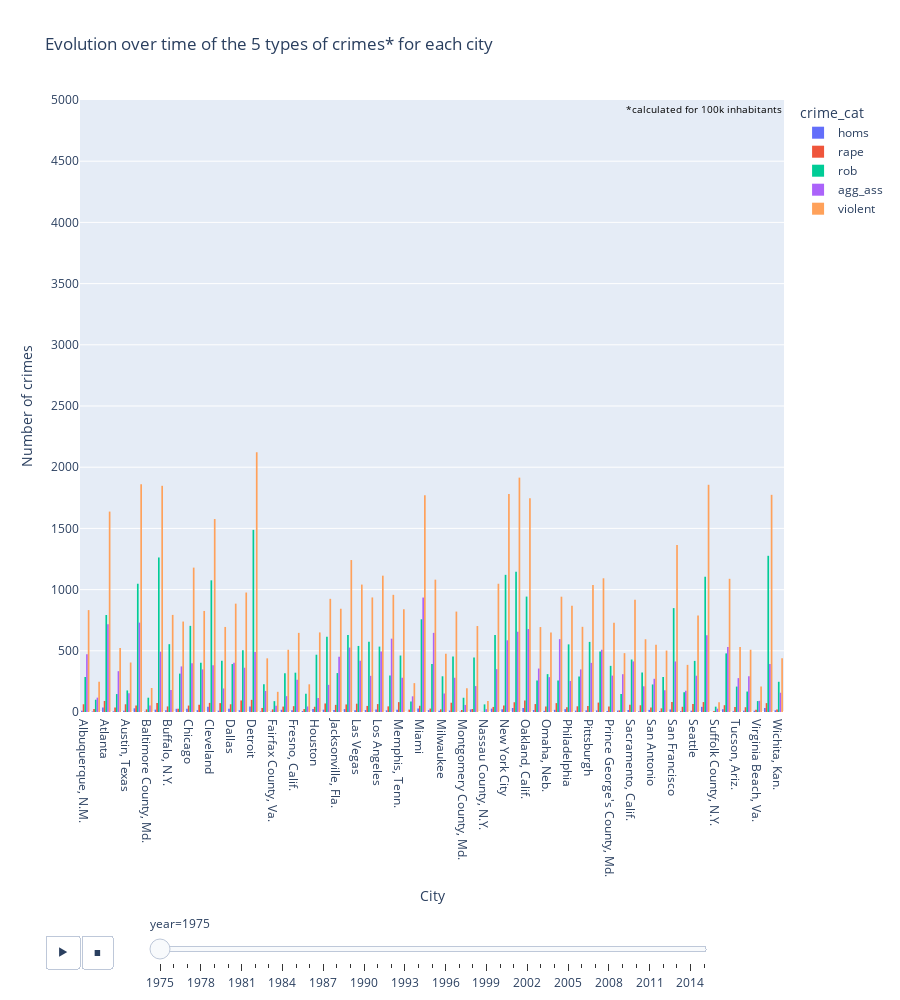

Notebook cell for this chart:
### Code cell
fig = px.histogram(df_agg, x="city",y="nb_crime",
                   histnorm="",
                   title='Evolution over time of the 5 types of crimes* for each city ',
                   labels={
                     "city": "City",
                     "nb_crime": "Number of crimes"},
                   color='crime_cat', barmode='group',
                   height=1000,animation_frame='year',
                   category_orders = {'year' : ['1975',	'1976',	'1977','1978','1979','1980','1981','1982','1983','1984','1985','1986',
                                                '1987','1988',	'1989','1990','1991','1992','1993','1994','1995','1996','1997','1998',
                                                '1999','2000','2001','2002','2003','2004','2005','2006','2007','2008','2009','2010','2011'
                                                ,'2012','2013','2014','2015']},
                   range_y =[0, 5000])

# Animation duration
fig.layout.updatemenus[0].buttons[0].args[1]["frame"]["duration"] = 400
# position bar
fig['layout']['sliders'][0]['pad']=dict(r= 70, t= 200)
# position the buttons 
fig.update_layout(updatemenus=[dict(type='buttons',
                  showactive=False,
                  y=-0.25,
                  x=-0.05,
                  xanchor='left',
                  yanchor='top')
                        ])
fig.update_yaxes(dtick=500)
annotation = {
    'xref': 'paper',  
    'yref': 'paper',  
    'x': 1.0, 
    'y': 1.0, 
    'text': '*calculated for 100k inhabitants',
    'showarrow': False,
    'arrowhead': 0,
    'font': {'size': 10, 'color': 'black'},
    'font_family' : 'Open Sans'
}
fig.update_layout({'annotations': [annotation]})
fig.for_each_trace(lambda t: t.update(hovertemplate=t.hovertemplate.replace("weighted by", "")))
fig.for_each_yaxis(lambda a: a.update(title_text=a.title.text.replace("weighted by", "")))
fig.show()

### Figure 1 — Plotly figure (JSON) as saved in the notebook; plotly's stock layout.template omitted (floating-point values rounded to 4 significant figures)
{"data": [{"alignmentgroup": "True", "bingroup": "x", "histfunc": "sum", "histnorm": "", "hovertemplate": "crime_cat=homs<br>year=1975<br>City=%{x}<br>  Number of crimes=%{y}<extra></extra>", "legendgroup": "homs", "marker": {"color": "#636efa", "pattern": {"shape": ""}}, "name": "homs", "offsetgroup": "homs", "orientation": "v", "showlegend": true, "type": "histogram", "x": ["Albuquerque, N.M.", "Arlington, Texas", "Atlanta", "Aurora, Colo.", "Austin, Texas", "Baltimore", "Baltimore County, Md.", "Boston", "Buffalo, N.Y.", "Charlotte-Mecklenburg, N.C.", "Chicago", "Cincinnati", "Cleveland", "Columbus, Ohio", "Dallas", "Denver", "Detroit", "El Paso, Texas", "Fairfax County, Va.", "Fort Worth, Texas", "Fresno, Calif.", "Honolulu", "Houston", "Indianapolis", "Jacksonville, Fla.", "Kansas City, Mo.", "Las Vegas", "Long Beach, Calif.", "Los Angeles", "Los Angeles County, Calif.", "Memphis, Tenn.", "Mesa, Ariz.", "Miami", "Miami-Dade County, Fla.", "Milwaukee", "Minneapolis", "Montgomery County, Md.", "Nashville, Tenn.", "Nassau County, N.Y.", "New Orleans", "New York City", "Newark, N.J.", "Oakland, Calif.", "Oklahoma City", "Omaha, Neb.", "Orlando, Fla.", "Philadelphia", "Phoenix", "Pittsburgh", "Portland, Ore.", "Prince George's County, Md.", "Raleigh, N.C.", "Sacramento, Calif.", "Salt Lake City", "San Antonio", "San Diego", "San Francisco", "San Jose", "Seattle", "St. Louis, Mo.", "Suffolk County, N.Y.", "Tampa, Fla.", "Tucson, Ariz.", "Tulsa, Okla.", "Virginia Beach, Va.", "Washington, D.C.", "Wichita, Kan."], "xaxis": "x", "y": [10.48, 4.445, 37.71, 6.001, 10.99, 29.97, 3.893, 19.31, 14.92, 25.94, 25.97, 14.77, 43.64, 10.82, 27.41, 14.56, 44.19, 5.691, 4.304, 18.1, 14.16, 8.224, 25.29, 18.87, 16.77, 23.31, 14.85, 15.85, 20.29, 13.49, 18.56, 1.767, 27.94, 15.17, 10.38, 11.59, 3.83, 20.69, 1.636, 27.63, 22.16, 32.74, 32.86, 15.88, 9.198, 17.73, 23.1, 11.23, 13.15, 12.86, 8.078, 11.34, 15.97, 6.111, 17.04, 8.326, 20.6, 7.281, 10.33, 42.18, 1.068, 23.02, 6.755, 11.22, 10.13, 32.82, 13.89], "yaxis": "y"}, {"alignmentgroup": "True", "bingroup": "x", "histfunc": "sum", "histnorm": "", "hovertemplate": "crime_cat=rape<br>year=1975<br>City=%{x}<br>  Number of crimes=%{y}<extra></extra>", "legendgroup": "rape", "marker": {"color": "#EF553B", "pattern": {"shape": ""}}, "name": "rape", "offsetgroup": "rape", "orientation": "v", "showlegend": true, "type": "histogram", "x": ["Albuquerque, N.M.", "Arlington, Texas", "Atlanta", "Aurora, Colo.", "Austin, Texas", "Baltimore", "Baltimore County, Md.", "Boston", "Buffalo, N.Y.", "Charlotte-Mecklenburg, N.C.", "Chicago", "Cincinnati", "Cleveland", "Columbus, Ohio", "Dallas", "Denver", "Detroit", "El Paso, Texas", "Fairfax County, Va.", "Fort Worth, Texas", "Fresno, Calif.", "Honolulu", "Houston", "Indianapolis", "Jacksonville, Fla.", "Kansas City, Mo.", "Las Vegas", "Long Beach, Calif.", "Los Angeles", "Los Angeles County, Calif.", "Memphis, Tenn.", "Mesa, Ariz.", "Miami", "Miami-Dade County, Fla.", "Milwaukee", "Minneapolis", "Montgomery County, Md.", "Nashville, Tenn.", "Nassau County, N.Y.", "New Orleans", "New York City", "Newark, N.J.", "Oakland, Calif.", "Oklahoma City", "Omaha, Neb.", "Orlando, Fla.", "Philadelphia", "Phoenix", "Pittsburgh", "Portland, Ore.", "Prince George's County, Md.", "Raleigh, N.C.", "Sacramento, Calif.", "Salt Lake City", "San Antonio", "San Diego", "San Francisco", "San Jose", "Seattle", "St. Louis, Mo.", "Suffolk County, N.Y.", "Tampa, Fla.", "Tucson, Ariz.", "Tulsa, Okla.", "Virginia Beach, Va.", "Washington, D.C.", "Wichita, Kan."], "xaxis": "x", "y": [63.23, 24.89, 90.3, 37.72, 63.25, 53.58, 21.33, 73.52, 45.47, 27.09, 52.6, 60.23, 74.4, 72.63, 63.26, 94.46, 99.41, 33.06, 21.32, 44.32, 47.59, 23.96, 42.85, 69.72, 58.22, 61.75, 67.82, 49.6, 64.76, 46.05, 80.59, 19.44, 50.75, 28.07, 21.65, 75.73, 16.93, 24.47, 2.999, 41.44, 52.08, 79.7, 93.56, 64.83, 45.48, 72.6, 38.02, 46.55, 49.47, 76.92, 45.83, 13.34, 58.94, 55, 35.77, 29.79, 81.64, 42.59, 64.35, 81.2, 7.391, 55.65, 40.23, 39.13, 17.5, 72.63, 20.44], "yaxis": "y"}, {"alignmentgroup": "True", "bingroup": "x", "histfunc": "sum", "histnorm": "", "hovertemplate": "crime_cat=rob<br>year=1975<br>City=%{x}<br>  Number of crimes=%{y}<extra></extra>", "legendgroup": "rob", "marker": {"color": "#00cc96", "pattern": {"shape": ""}}, "name": "rob", "offsetgroup": "rob", "orientation": "v", "showlegend": true, "type": "histogram", "x": ["Albuquerque, N.M.", "Arlington, Texas", "Atlanta", "Aurora, Colo.", "Austin, Texas", "Baltimore", "Baltimore County, Md.", "Boston", "Buffalo, N.Y.", "Charlotte-Mecklenburg, N.C.", "Chicago", "Cincinnati", "Cleveland", "Columbus, Ohio", "Dallas", "Denver", "Detroit", "El Paso, Texas", "Fairfax County, Va.", "Fort Worth, Texas", "Fresno, Calif.", "Honolulu", "Houston", "Indianapolis", "Jacksonville, Fla.", "Kansas City, Mo.", "Las Vegas", "Long Beach, Calif.", "Los Angeles", "Los Angeles County, Calif.", "Memphis, Tenn.", "Mesa, Ariz.", "Miami", "Miami-Dade County, Fla.", "Milwaukee", "Minneapolis", "Montgomery County, Md.", "Nashville, Tenn.", "Nassau County, N.Y.", "New Orleans", "New York City", "Newark, N.J.", "Oakland, Calif.", "Oklahoma City", "Omaha, Neb.", "Orlando, Fla.", "Philadelphia", "Phoenix", "Pittsburgh", "Portland, Ore.", "Prince George's County, Md.", "Raleigh, N.C.", "Sacramento, Calif.", "Salt Lake City", "San Antonio", "San Diego", "San Francisco", "San Jose", "Seattle", "St. Louis, Mo.", "Suffolk County, N.Y.", "Tampa, Fla.", "Tucson, Ariz.", "Tulsa, Okla.", "Virginia Beach, Va.", "Washington, D.C.", "Wichita, Kan."], "xaxis": "x", "y": [286.1, 100.5, 792.3, 146.6, 176.1, 1048.0, 116.8, 1262.0, 554.1, 313.6, 703.8, 402.7, 1076.0, 419.3, 391.6, 505.4, 1488.0, 227.6, 88.75, 316.6, 321.2, 148.9, 468.0, 614.2, 318.2, 629.9, 539.8, 574.9, 534.5, 298.7, 461.4, 86.59, 757.5, 391.4, 291.8, 453.4, 116.5, 445.5, 62.34, 628.7, 1121.0, 1147.0, 943.0, 258.3, 309.4, 256.6, 552.5, 290.1, 572.8, 493.9, 377.0, 147.4, 428.9, 323.3, 225.0, 286.1, 848.8, 161.5, 417.7, 1105.0, 43.61, 478.9, 207.6, 167.1, 89.32, 1276.0, 246.9], "yaxis": "y"}, {"alignmentgroup": "True", "bingroup": "x", "histfunc": "sum", "histnorm": "", "hovertemplate": "crime_cat=agg_ass<br>year=1975<br>City=%{x}<br>  Number of crimes=%{y}<extra></extra>", "legendgroup": "agg_ass", "marker": {"color": "#ab63fa", "pattern": {"shape": ""}}, "name": "agg_ass", "offsetgroup": "agg_ass", "orientation": "v", "showlegend": true, "type": "histogram", "x": ["Albuquerque, N.M.", "Arlington, Texas", "Atlanta", "Aurora, Colo.", "Austin, Texas", "Baltimore", "Baltimore County, Md.", "Boston", "Buffalo, N.Y.", "Charlotte-Mecklenburg, N.C.", "Chicago", "Cincinnati", "Cleveland", "Columbus, Ohio", "Dallas", "Denver", "Detroit", "El Paso, Texas", "Fairfax County, Va.", "Fort Worth, Texas", "Fresno, Calif.", "Honolulu", "Houston", "Indianapolis", "Jacksonville, Fla.", "Kansas City, Mo.", "Las Vegas", "Long Beach, Calif.", "Los Angeles", "Los Angeles County, Calif.", "Memphis, Tenn.", "Mesa, Ariz.", "Miami", "Miami-Dade County, Fla.", "Milwaukee", "Minneapolis", "Montgomery County, Md.", "Nashville, Tenn.", "Nassau County, N.Y.", "New Orleans", "New York City", "Newark, N.J.", "Oakland, Calif.", "Oklahoma City", "Omaha, Neb.", "Orlando, Fla.", "Philadelphia", "Phoenix", "Pittsburgh", "Portland, Ore.", "Prince George's County, Md.", "Raleigh, N.C.", "Sacramento, Calif.", "Salt Lake City", "San Antonio", "San Diego", "San Francisco", "San Jose", "Seattle", "St. Louis, Mo.", "Suffolk County, N.Y.", "Tampa, Fla.", "Tucson, Ariz.", "Tulsa, Okla.", "Virginia Beach, Va.", "Washington, D.C.", "Wichita, Kan."], "xaxis": "x", "y": [472.7, 117.4, 717.1, 333.5, 154.1, 730.1, 54.04, 492.8, 178.8, 372.4, 397.3, 348.0, 382.5, 192.0, 403.0, 361.7, 489.6, 172.1, 50.62, 129.6, 263.5, 45.23, 114.2, 221.9, 450.4, 526.5, 418.6, 295.5, 494.3, 599.1, 279.2, 128.1, 935.2, 646.7, 151.3, 279.7, 57.65, 211.7, 23.26, 350.0, 585.8, 655.8, 677.4, 355.1, 284.9, 595.2, 253.6, 348.0, 401.4, 508.7, 297.3, 308.8, 413.3, 210, 271.3, 177.8, 412.7, 173.8, 296.3, 627.9, 27.1, 530.7, 276.9, 291.1, 91.16, 392.7, 157.4], "yaxis": "y"}, {"alignmentgroup": "True", "bingroup": "x", "histfunc": "sum", "histnorm": "", "hovertemplate": "crime_cat=violent<br>year=1975<br>City=%{x}<br>  Number of crimes=%{y}<extra></extra>", "legendgroup": "violent", "marker": {"color": "#FFA15A", "pattern": {"shape": ""}}, "name": "violent", "offsetgroup": "violent", "orientation": "v", "showlegend": true, "type": "histogram", "x": ["Albuquerque, N.M.", "Arlington, Texas", "Atlanta", "Aurora, Colo.", "Austin, Texas", "Baltimore", "Baltimore County, Md.", "Boston", "Buffalo, N.Y.", "Charlotte-Mecklenburg, N.C.", "Chicago", "Cincinnati", "Cleveland", "Columbus, Ohio", "Dallas", "Denver", "Detroit", "El Paso, Texas", "Fairfax County, Va.", "Fort Worth, Texas", "Fresno, Calif.", "Honolulu", "Houston", "Indianapolis", "Jacksonville, Fla.", "Kansas City, Mo.", "Las Vegas", "Long Beach, Calif.", "Los Angeles", "Los Angeles County, Calif.", "Memphis, Tenn.", "Mesa, Ariz.", "Miami", "Miami-Dade County, Fla.", "Milwaukee", "Minneapolis", "Montgomery County, Md.", "Nashville, Tenn.", "Nassau County, N.Y.", "New Orleans", "New York City", "Newark, N.J.", "Oakland, Calif.", "Oklahoma City", "Omaha, Neb.", "Orlando, Fla.", "Philadelphia", "Phoenix", "Pittsburgh", "Portland, Ore.", "Prince George's County, Md.", "Raleigh, N.C.", "Sacramento, Calif.", "Salt Lake City", "San Antonio", "San Diego", "San Francisco", "San Jose", "Seattle", "St. Louis, Mo.", "Suffolk County, N.Y.", "Tampa, Fla.", "Tucson, Ariz.", "Tulsa, Okla.", "Virginia Beach, Va.", "Washington, D.C.", "Wichita, Kan."], "xaxis": "x", "y": [832.5, 247.2, 1637.0, 523.8, 404.5, 1862.0, 196.1, 1848.0, 793.3, 739.0, 1180.0, 825.6, 1576.0, 694.8, 885.3, 976.1, 2121.0, 438.5, 165.0, 508.6, 646.5, 226.3, 650.3, 924.7, 843.6, 1241.0, 1041.0, 935.9, 1114.0, 957.3, 839.8, 235.9, 1771.0, 1081.0, 475.1, 820.5, 194.9, 702.4, 90.24, 1048.0, 1781.0, 1915.0, 1747.0, 694.1, 649.0, 942.1, 867.2, 695.9, 1037.0, 1092.0, 728.2, 480.9, 917.1, 594.4, 549.2, 502.0, 1364.0, 385.2, 788.7, 1856.0, 79.17, 1088.0, 531.6, 508.6, 208.1, 1774.0, 438.6], "yaxis": "y"}], "layout": {"annotations": [{"arrowhead": 0, "font": {"color": "black", "family": "Open Sans", "size": 10}, "showarrow": false, "text": "*calculated for 100k inhabitants", "x": 1, "xref": "paper", "y": 1, "yref": "paper"}], "barmode": "group", "height": 1000, "legend": {"title": {"text": "crime_cat"}, "tracegroupgap": 0}, "sliders": [{"active": 0, "currentvalue": {"prefix": "year="}, "len": 0.9, "pad": {"r": 70, "t": 200}, "steps": [{"args": [["1975"], {"frame": {"duration": 0, "redraw": true}, "fromcurrent": true, "mode": "immediate", "transition": {"duration": 0, "easing": "linear"}}], "label": "1975", "method": "animate"}, {"args": [["1976"], {"frame": {"duration": 0, "redraw": true}, "fromcurrent": true, "mode": "immediate", "transition": {"duration": 0, "easing": "linear"}}], "label": "1976", "method": "animate"}, {"args": [["1977"], {"frame": {"duration": 0, "redraw": true}, "fromcurrent": true, "mode": "immediate", "transition": {"duration": 0, "easing": "linear"}}], "label": "1977", "method": "animate"}, {"args": [["1978"], {"frame": {"duration": 0, "redraw": true}, "fromcurrent": true, "mode": "immediate", "transition": {"duration": 0, "easing": "linear"}}], "label": "1978", "method": "animate"}, {"args": [["1979"], {"frame": {"duration": 0, "redraw": true}, "fromcurrent": true, "mode": "immediate", "transition": {"duration": 0, "easing": "linear"}}], "label": "1979", "method": "animate"}, {"args": [["1980"], {"frame": {"duration": 0, "redraw": true}, "fromcurrent": true, "mode": "immediate", "transition": {"duration": 0, "easing": "linear"}}], "label": "1980", "method": "animate"}, {"args": [["1981"], {"frame": {"duration": 0, "redraw": true}, "fromcurrent": true, "mode": "immediate", "transition": {"duration": 0, "easing": "linear"}}], "label": "1981", "method": "animate"}, {"args": [["1982"], {"frame": {"duration": 0, "redraw": true}, "fromcurrent": true, "mode": "immediate", "transition": {"duration": 0, "easing": "linear"}}], "label": "1982", "method": "animate"}, {"args": [["1983"], {"frame": {"duration": 0, "redraw": true}, "fromcurrent": true, "mode": "immediate", "transition": {"duration": 0, "easing": "linear"}}], "label": "1983", "method": "animate"}, {"args": [["1984"], {"frame": {"duration": 0, "redraw": true}, "fromcurrent": true, "mode": "immediate", "transition": {"duration": 0, "easing": "linear"}}], "label": "1984", "method": "animate"}, {"args": [["1985"], {"frame": {"duration": 0, "redraw": true}, "fromcurrent": true, "mode": "immediate", "transition": {"duration": 0, "easing": "linear"}}], "label": "1985", "method": "animate"}, {"args": [["1986"], {"frame": {"duration": 0, "redraw": true}, "fromcurrent": true, "mode": "immediate", "transition": {"duration": 0, "easing": "linear"}}], "label": "1986", "method": "animate"}, {"args": [["1987"], {"frame": {"duration": 0, "redraw": true}, "fromcurrent": true, "mode": "immediate", "transition": {"duration": 0, "easing": "linear"}}], "label": "1987", "method": "animate"}, {"args": [["1988"], {"frame": {"duration": 0, "redraw": true}, "fromcurrent": true, "mode": "immediate", "transition": {"duration": 0, "easing": "linear"}}], "label": "1988", "method": "animate"}, {"args": [["1989"], {"frame": {"duration": 0, "redraw": true}, "fromcurrent": true, "mode": "immediate", "transition": {"duration": 0, "easing": "linear"}}], "label": "1989", "method": "animate"}, {"args": [["1990"], {"frame": {"duration": 0, "redraw": true}, "fromcurrent": true, "mode": "immediate", "transition": {"duration": 0, "easing": "linear"}}], "label": "1990", "method": "animate"}, {"args": [["1991"], {"frame": {"duration": 0, "redraw": true}, "fromcurrent": true, "mode": "immediate", "transition": {"duration": 0, "easing": "linear"}}], "label": "1991", "method": "animate"}, {"args": [["1992"], {"frame": {"duration": 0, "redraw": true}, "fromcurrent": true, "mode": "immediate", "transition": {"duration": 0, "easing": "linear"}}], "label": "1992", "method": "animate"}, {"args": [["1993"], {"frame": {"duration": 0, "redraw": true}, "fromcurrent": true, "mode": "immediate", "transition": {"duration": 0, "easing": "linear"}}], "label": "1993", "method": "animate"}, {"args": [["1994"], {"frame": {"duration": 0, "redraw": true}, "fromcurrent": true, "mode": "immediate", "transition": {"duration": 0, "easing": "linear"}}], "label": "1994", "method": "animate"}, {"args": [["1995"], {"frame": {"duration": 0, "redraw": true}, "fromcurrent": true, "mode": "immediate", "transition": {"duration": 0, "easing": "linear"}}], "label": "1995", "method": "animate"}, {"args": [["1996"], {"frame": {"duration": 0, "redraw": true}, "fromcurrent": true, "mode": "immediate", "transition": {"duration": 0, "easing": "linear"}}], "label": "1996", "method": "animate"}, {"args": [["1997"], {"frame": {"duration": 0, "redraw": true}, "fromcurrent": true, "mode": "immediate", "transition": {"duration": 0, "easing": "linear"}}], "label": "1997", "method": "animate"}, {"args": [["1998"], {"frame": {"duration": 0, "redraw": true}, "fromcurrent": true, "mode": "immediate", "transition": {"duration": 0, "easing": "linear"}}], "label": "1998", "method": "animate"}, {"args": [["1999"], {"frame": {"duration": 0, "redraw": true}, "fromcurrent": true, "mode": "immediate", "transition": {"duration": 0, "easing": "linear"}}], "label": "1999", "method": "animate"}, {"args": [["2000"], {"frame": {"duration": 0, "redraw": true}, "fromcurrent": true, "mode": "immediate", "transition": {"duration": 0, "easing": "linear"}}], "label": "2000", "method": "animate"}, {"args": [["2001"], {"frame": {"duration": 0, "redraw": true}, "fromcurrent": true, "mode": "immediate", "transition": {"duration": 0, "easing": "linear"}}], "label": "2001", "method": "animate"}, {"args": [["2002"], {"frame": {"duration": 0, "redraw": true}, "fromcurrent": true, "mode": "immediate", "transition": {"duration": 0, "easing": "linear"}}], "label": "2002", "method": "animate"}, {"args": [["2003"], {"frame": {"duration": 0, "redraw": true}, "fromcurrent": true, "mode": "immediate", "transition": {"duration": 0, "easing": "linear"}}], "label": "2003", "method": "animate"}, {"args": [["2004"], {"frame": {"duration": 0, "redraw": true}, "fromcurrent": true, "mode": "immediate", "transition": {"duration": 0, "easing": "linear"}}], "label": "2004", "method": "animate"}, {"args": [["2005"], {"frame": {"duration": 0, "redraw": true}, "fromcurrent": true, "mode": "immediate", "transition": {"duration": 0, "easing": "linear"}}], "label": "2005", "method": "animate"}, {"args": [["2006"], {"frame": {"duration": 0, "redraw": true}, "fromcurrent": true, "mode": "immediate", "transition": {"duration": 0, "easing": "linear"}}], "label": "2006", "method": "animate"}, {"args": [["2007"], {"frame": {"duration": 0, "redraw": true}, "fromcurrent": true, "mode": "immediate", "transition": {"duration": 0, "easing": "linear"}}], "label": "2007", "method": "animate"}, {"args": [["2008"], {"frame": {"duration": 0, "redraw": true}, "fromcurrent": true, "mode": "immediate", "transition": {"duration": 0, "easing": "linear"}}], "label": "2008", "method": "animate"}, {"args": [["2009"], {"frame": {"duration": 0, "redraw": true}, "fromcurrent": true, "mode": "immediate", "transition": {"duration": 0, "easing": "linear"}}], "label": "2009", "method": "animate"}, {"args": [["2010"], {"frame": {"duration": 0, "redraw": true}, "fromcurrent": true, "mode": "immediate", "transition": {"duration": 0, "easing": "linear"}}], "label": "2010", "method": "animate"}, {"args": [["2011"], {"frame": {"duration": 0, "redraw": true}, "fromcurrent": true, "mode": "immediate", "transition": {"duration": 0, "easing": "linear"}}], "label": "2011", "method": "animate"}, {"args": [["2012"], {"frame": {"duration": 0, "redraw": true}, "fromcurrent": true, "mode": "immediate", "transition": {"duration": 0, "easing": "linear"}}], "label": "2012", "method": "animate"}, {"args": [["2013"], {"frame": {"duration": 0, "redraw": true}, "fromcurrent": true, "mode": "immediate", "transition": {"duration": 0, "easing": "linear"}}], "label": "2013", "method": "animate"}, {"args": [["2014"], {"frame": {"duration": 0, "redraw": true}, "fromcurrent": true, "mode": "immediate", "transition": {"duration": 0, "easing": "linear"}}], "label": "2014", "method": "animate"}, {"args": [["2015"], {"frame": {"duration": 0, "redraw": true}, "fromcurrent": true, "mode": "immediate", "transition": {"duration": 0, "easing": "linear"}}], "label": "2015", "method": "animate"}], "x": 0.1, "xanchor": "left", "y": 0, "yanchor": "top"}], "title": {"text": "Evolution over time of the 5 types of crimes* for each city "}, "updatemenus": [{"buttons": [{"args": [null, {"frame": {"duration": 400, "redraw": true}, "fromcurrent": true, "mode": "immediate", "transition": {"duration": 500, "easing": "linear"}}], "label": "&#9654;", "method": "animate"}, {"args": [[null], {"frame": {"duration": 0, "redraw": true}, "fromcurrent": true, "mode": "immediate", "transition": {"duration": 0, "easing": "linear"}}], "label": "&#9724;", "method": "animate"}], "direction": "left", "pad": {"r": 10, "t": 70}, "showactive": false, "type": "buttons", "x": -0.05, "xanchor": "left", "y": -0.25, "yanchor": "top"}], "xaxis": {"anchor": "y", "domain": [0, 1], "title": {"text": "City"}}, "yaxis": {"anchor": "x", "domain": [0, 1], "dtick": 500, "range": [0, 5000], "title": {"text": "  Number of crimes"}}}}
